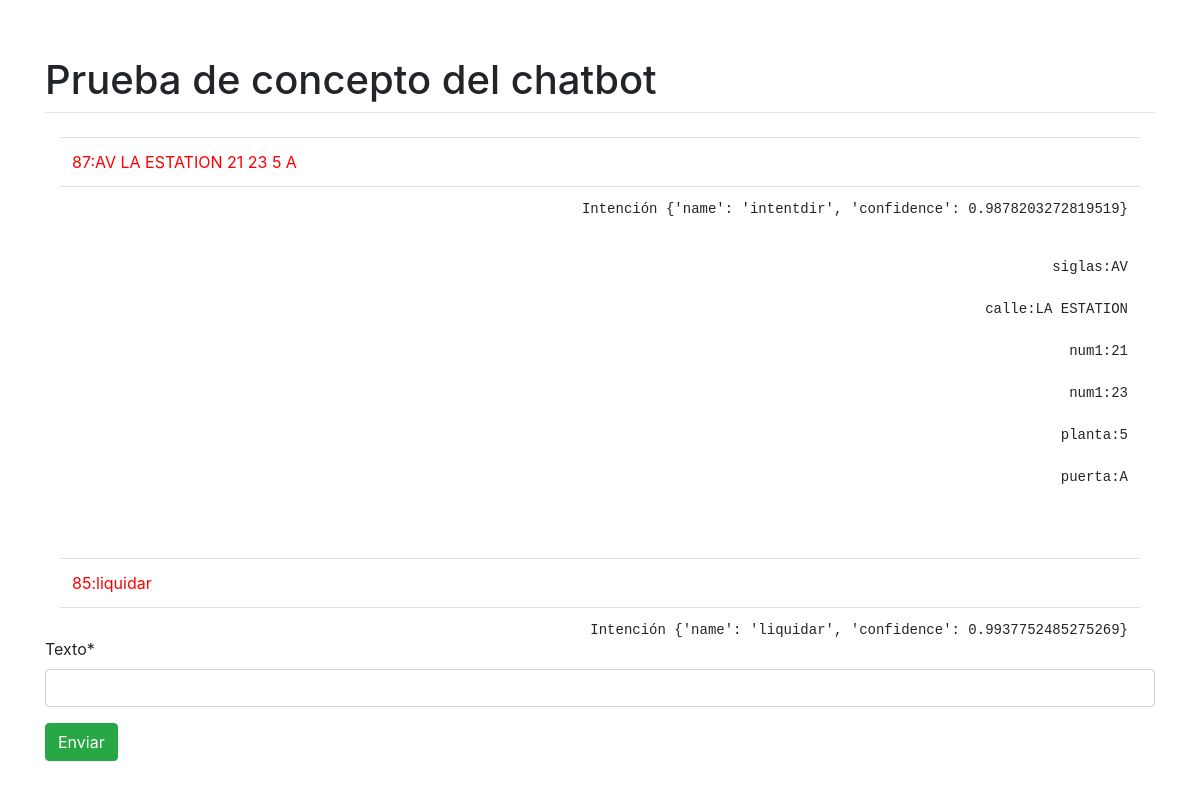
/chat/, run on an earlier commit of the app's database.
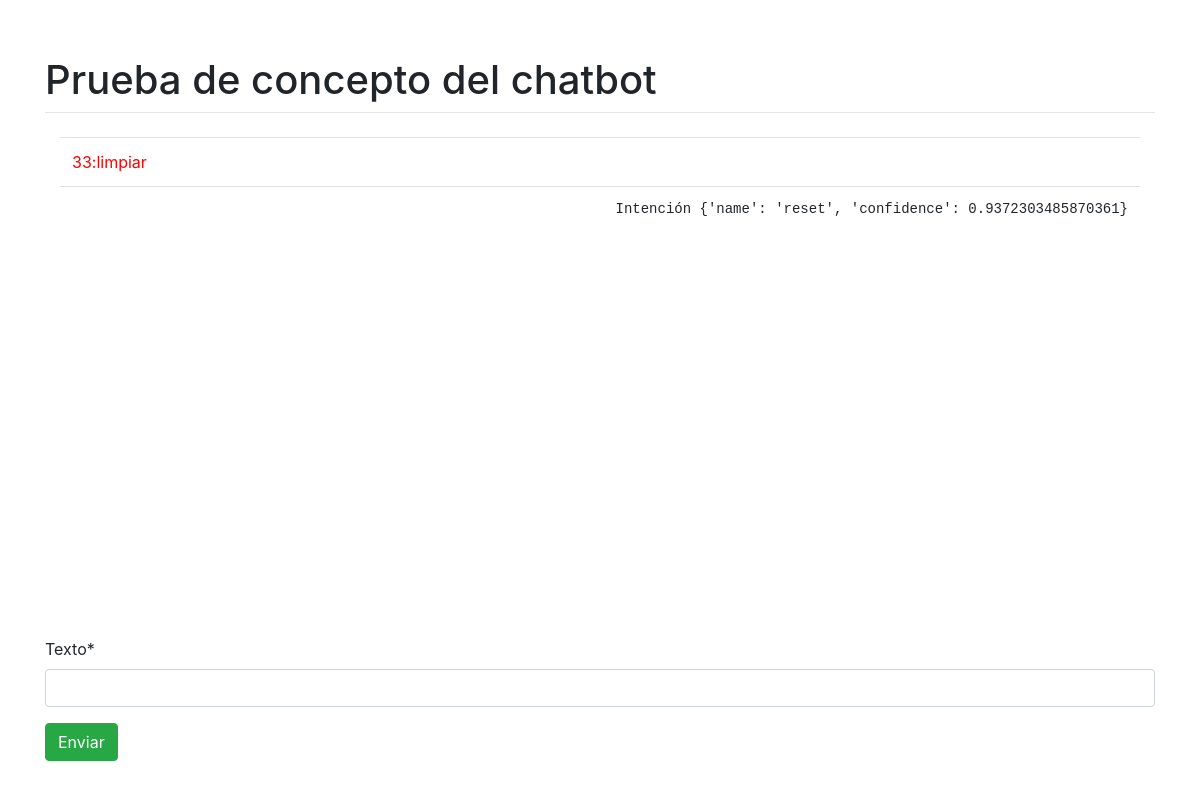
And on a later commit of the database.
### inicio/models.py (models this page shows)
class ChatModel(models.Model):
    usuario = models.CharField(max_length=100, null=True)
    texto = models.CharField(max_length=1000)
    fecha = models.DateTimeField(null=True, auto_now=True)
    def intencion(self):
        if self.texto:
             j = json.loads(self.texto)["intent"]
             return (j)
        return ""
    def entidades(self):
        if self.texto:
             j = json.loads(self.texto)["entities"]
             return (j)
        return ""
    class Meta:
        ordering = ('-fecha', )

### inicio/views.py (the view, shortened to what this page needs)
# urls.py: path('chat/', ProcesoChat.as_view(), name='chat'),
class ProcesoChat(CreateView):
    template_name = "chat.html"
    model = ChatModel
    fields = ["texto"]
    def conversacion(self):
        return ChatModel.objects.all()

### templates/chat.html (shortened to what this page needs)
{% extends 'base.html' %}
{% load crispy_forms_tags %}
{% block content %}
    <div class="container" style="height: 500px; overflow-y: auto">
        <table class="table">
            {% for i in view.conversacion %}
                {% if i.usuario != 'bot' %}
                    <tr>
                        <td style="color:red">{{ i.id }}:{{ i.texto }} </td>
                    </tr>
                {% endif %}
                {% if i.usuario == 'bot' %}
                    <tr style="text-align: right; color:red">
                        <td>
                            <pre>Intención {{ i.intencion }}</pre>
                            <pre>
                               {% for entidad in i.entidades %}
                                    {{ entidad.entity }}:{{ entidad.value }}
                               {% endfor %}
                            </pre>
                        </td>
                    </tr>
                {% endif %}
            {% endfor %}
        </table>
    </div>
    <form method="post">
        {{ form|crispy }}
        <button type="submit" class="btn btn-success">Enviar</button>
    </form>
{% endblock %}

### templates/base.html (shortened to what this page needs)
<!doctype html>
<html lang="en">
  <head>
    <link rel="stylesheet" href="https://stackpath.bootstrapcdn.com/bootstrap/4.1.3/css/bootstrap.min.css">
  </head>
  <body>
    <div class="container">
      <div class="row justify-content-center">
        <div class="col-12">
          <h1 class="mt-2">Prueba de concepto del chatbot</h1>
          <hr class="mt-0 mb-4">
          {% block content %}
          {% endblock %}
        </div>
      </div>
    </div>
  </body>
</html>

What changed in the data, as far as the page shows it:
removed ChatModel: id "87", texto "AV LA ESTATION 21 23 5 A"
removed ChatModel: intencion "{'name': 'intentdir', 'confidence': 0.9878203272819519}", entity "siglas" "calle" "num1" "num1" "planta" "puerta", value "AV" "LA ESTATION" "21" "23" "5" "A"
removed ChatModel: id "85", texto "liquidar"
removed ChatModel: intencion "{'name': 'liquidar', 'confidence': 0.9937752485275269}"
added ChatModel: id "33", texto "limpiar"
added ChatModel: intencion "{'name': 'reset', 'confidence': 0.9372303485870361}"
